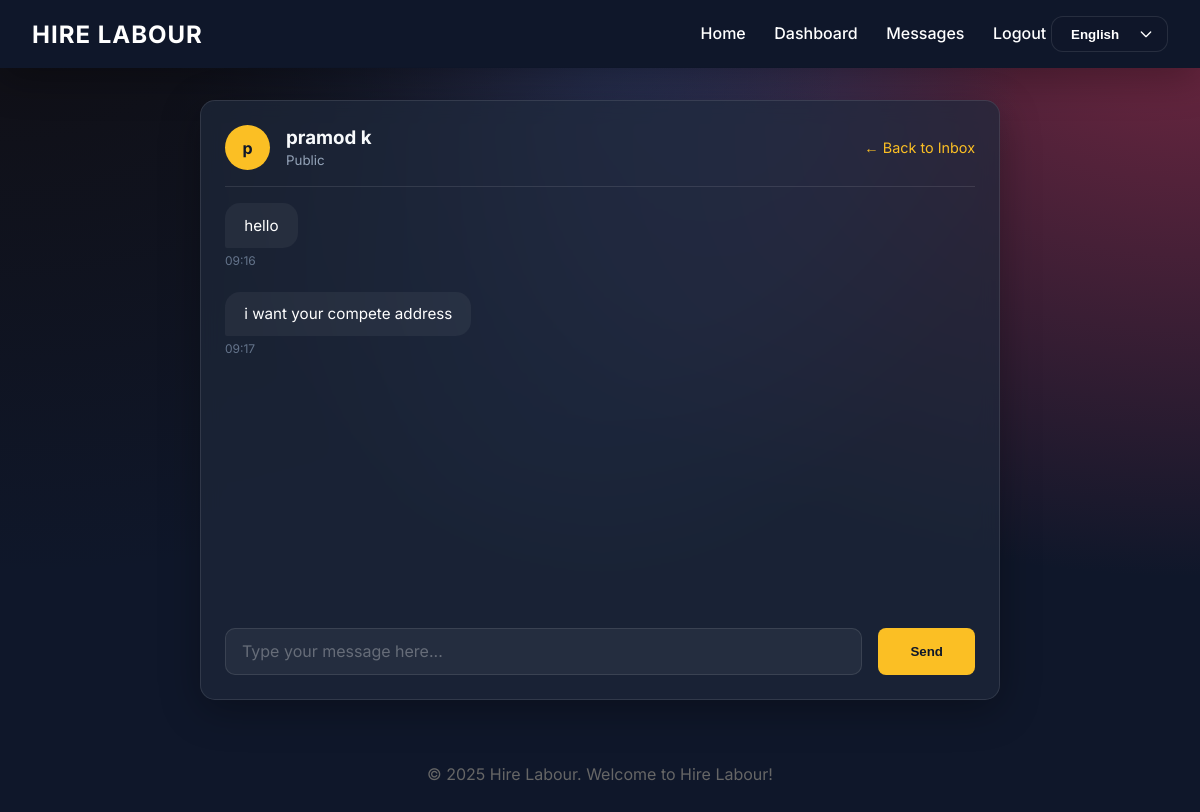
The page /chat/3?public_id=3 (signed in) on the database its author committed.
### models.py (models this page shows, shortened)
class Public(db.Model, UserMixin):
    __tablename__ = 'publics'
    public_id = db.Column(db.Integer, primary_key=True)
    username = db.Column(db.String(50), unique=True, nullable=False)
    password = db.Column(db.String(255), nullable=False)
    full_name = db.Column(db.String(100), nullable=False)
    email = db.Column(db.String(100), unique=True, nullable=False)
    phone = db.Column(db.String(15), nullable=False)
    profile_image = db.Column(db.String(255))
    registration_date = db.Column(db.DateTime, default=datetime.utcnow)
    feedbacks = db.relationship('Feedback', backref='public', lazy=True)

class Message(db.Model):
    __tablename__ = 'messages'
    message_id = db.Column(db.Integer, primary_key=True)
    sender_type = db.Column(db.String(10), nullable=False)  # 'public' or 'labour'
    sender_id = db.Column(db.Integer, nullable=False)
    receiver_type = db.Column(db.String(10), nullable=False) # 'public' or 'labour'
    receiver_id = db.Column(db.Integer, nullable=False)
    public_id = db.Column(db.Integer, db.ForeignKey('publics.public_id'), nullable=False)
    labour_id = db.Column(db.Integer, db.ForeignKey('labours.labour_id'), nullable=False)
    content = db.Column(db.Text, nullable=False)
    timestamp = db.Column(db.DateTime, default=datetime.utcnow)
    is_read = db.Column(db.Boolean, default=False)

### app.py (the view)
@app.route('/chat/<int:labour_id>')
@login_required
def chat(labour_id):
    role = session.get('user_role')
    if role == 'public':
        public_id = current_user.public_id
        labour = Labour.query.get_or_404(labour_id)
        messages = Message.query.filter_by(public_id=public_id, labour_id=labour_id).order_by(Message.timestamp).all()
        return render_template('chat.html', messages=messages, target=labour, target_role='labour')
    elif role == 'labour':
        public_id = request.args.get('public_id', type=int)
        if not public_id:
            return redirect(url_for('messages'))
        public = Public.query.get_or_404(public_id)
        messages = Message.query.filter_by(public_id=public_id, labour_id=current_user.labour_id).order_by(Message.timestamp).all()
        for m in messages:
            if m.receiver_type == 'labour' and m.receiver_id == current_user.labour_id:
                m.is_read = True
        db.session.commit()
        return render_template('chat.html', messages=messages, target=public, target_role='public')
    return redirect(url_for('index'))

### app.py (called while the page is built)
@login_manager.user_loader
def load_user(user_id):
    try:
        if user_id.startswith('admin_'):
            return Admin.query.get(int(user_id.split('_')[1]))
        elif user_id.startswith('labour_'):
            return Labour.query.get(int(user_id.split('_')[1]))
        elif user_id.startswith('public_'):
            return Public.query.get(int(user_id.split('_')[1]))
    except:
        return None
    return None

@app.context_processor
def inject_lang():
    lang = session.get('lang', 'en')
    en = TRANSLATIONS['en']
    current = TRANSLATIONS.get(lang, en)
    merged = {**en, **current}
    return dict(lang=lang, t=merged)

### templates/chat.html (shortened to what this page needs)
{% extends 'base.html' %}
{% block content %}
<div style="max-width: 800px; margin: 0 auto;">
    <div class="card" style="display: flex; flex-direction: column; height: 75vh;">
        <div
            style="padding-bottom: 1rem; border-bottom: 1px solid var(--glass-border); margin-bottom: 1rem; display: flex; align-items: center; justify-content: space-between;">
            <div style="display: flex; align-items: center; gap: 1rem;">
                <div
                    style="width: 45px; height: 45px; background: var(--secondary-color); border-radius: 50%; display: flex; align-items: center; justify-content: center; color: var(--primary-color); font-weight: 700;">
                    {{ target.full_name[0] }}
                </div>
                <div>
                    <h3 style="margin: 0;">{{ target.full_name }}</h3>
                    <small style="color: #94a3b8;">{{ target_role | capitalize }}</small>
                </div>
            </div>
            <a href="{{ url_for('messages') }}"
                style="color: var(--secondary-color); text-decoration: none; font-size: 0.9rem;">&larr; Back to
                Inbox</a>
        </div>
        <div id="chat-box" style="flex: 1; overflow-y: auto; padding-right: 0.5rem; margin-bottom: 1rem;">
            {% for msg in messages %}
            <div
                style="margin-bottom: 1.5rem; display: flex; flex-direction: column; align-items: {{ 'flex-end' if msg.sender_type == session.get('user_role') else 'flex-start' }};">
                <div
                    style="max-width: 70%; padding: 0.8rem 1.2rem; border-radius: 15px; font-size: 0.95rem;
                         background: {{ 'var(--secondary-color)' if msg.sender_type == session.get('user_role') else 'rgba(255,255,255,0.05)' }};
                         color: {{ 'var(--primary-color)' if msg.sender_type == session.get('user_role') else 'white' }};
                         border-bottom-right-radius: {{ '2px' if msg.sender_type == session.get('user_role') else '15px' }};
                         border-bottom-left-radius: {{ '2px' if msg.sender_type != session.get('user_role') else '15px' }};">
                    {{ msg.content }}
                </div>
                <small style="color: #64748b; margin-top: 0.3rem; font-size: 0.75rem;">{{
                    msg.timestamp.strftime('%H:%M') }}</small>
            </div>
            {% endfor %}
        </div>
        <form action="{{ url_for('send_message') }}" method="POST" style="display: flex; gap: 1rem;">
            <input type="text" name="content" class="form-control" style="flex: 1;"
                placeholder="Type your message here..." required autocomplete="off">
            <button type="submit" class="btn btn-primary" style="padding: 0.8rem 2rem;">Send</button>
        </form>
    </div>
</div>
{% endblock %}

### static/css/style.css (style rules this page uses)
:root { --primary-color: #0f172a; --secondary-color: #fbbf24; --accent-color: #10b981; --bg-color: #0f172a; --text-color: #f8fafc; --glass-bg: rgba(30, 41, 59, 0.7); --glass-border: rgba(255, 255, 255, 0.1); --shadow: 0 10px 40px 0 rgba(0, 0, 0, 0.3); }
* { box-sizing: border-box; margin: 0; padding: 0; }
body { font-family: 'Inter', 'Outfit', sans-serif; background: radial-gradient(at 0% 0%, hsla(253, 16%, 7%, 1) 0, transparent 50%), radial-gradient(at 50% 0%, hsla(225, 39%, 30%, 1) 0, transparent 50%), radial-gradient(at 100% 0%, hsla(339, 49%, 30%, 1) 0, transparent 50%); background-color: var(--bg-color); background-attachment: fixed; color: var(--text-color); min-height: 100vh; display: flex; flex-direction: column; }
.card { background: var(--glass-bg); backdrop-filter: blur(10px); -webkit-backdrop-filter: blur(10px); border: 1px solid var(--glass-border); border-radius: 15px; padding: 1.5rem; box-shadow: var(--shadow); transition: transform 0.3s, box-shadow 0.3s; }
.btn { padding: 0.8rem 1.5rem; border-radius: 8px; border: none; font-weight: 600; cursor: pointer; transition: all 0.3s; text-decoration: none; display: inline-block; }
.btn-primary { background: var(--secondary-color); color: var(--primary-color); }
.form-control { width: 100%; padding: 0.8rem 1rem; border-radius: 10px; border: 1px solid var(--glass-border); background: rgba(255, 255, 255, 0.05); color: white; font-family: inherit; font-size: 1rem; transition: all 0.3s ease; }
.form-control::placeholder { color: rgba(255, 255, 255, 0.3); }

### rows shown on the page
Public: full_name "p", full_name "pramod k"
Message: content "hello", timestamp "09:16"
Message: content "i want your compete address", timestamp "09:17"

### other values the page prints
{{ t['logout'] }} "Logout"
{{ target_role | capitalize }} "Public"
{{ t['welcome'] }} "Welcome to Hire Labour!"
